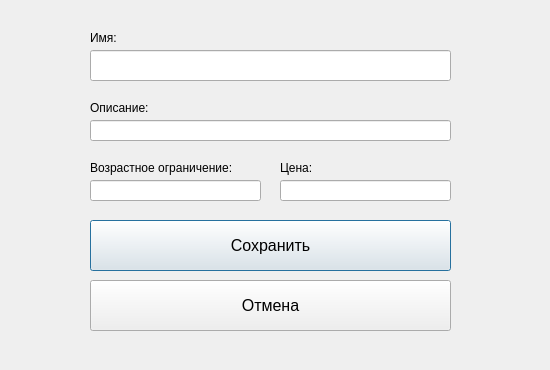
<?xml version="1.0" encoding="UTF-8"?>
<ui version="4.0">
 <class>CreateGameDialog</class>
 <widget class="QDialog" name="CreateGameDialog">
  <property name="geometry">
   <rect>
    <x>0</x>
    <y>0</y>
    <width>550</width>
    <height>370</height>
   </rect>
  </property>
  <property name="windowTitle">
   <string>Создание игры</string>
  </property>
  <widget class="QLabel" name="lbl_Name">
   <property name="geometry">
    <rect>
     <x>90</x>
     <y>30</y>
     <width>55</width>
     <height>16</height>
    </rect>
   </property>
   <property name="text">
    <string>Имя:</string>
   </property>
  </widget>
  <widget class="QLineEdit" name="le_Name">
   <property name="geometry">
    <rect>
     <x>90</x>
     <y>50</y>
     <width>361</width>
     <height>31</height>
    </rect>
   </property>
   <property name="font">
    <font>
     <pointsize>9</pointsize>
    </font>
   </property>
  </widget>
  <widget class="QLabel" name="lbl_Description">
   <property name="geometry">
    <rect>
     <x>90</x>
     <y>100</y>
     <width>181</width>
     <height>16</height>
    </rect>
   </property>
   <property name="text">
    <string>Описание:</string>
   </property>
  </widget>
  <widget class="QLineEdit" name="le_Description">
   <property name="geometry">
    <rect>
     <x>90</x>
     <y>120</y>
     <width>361</width>
     <height>21</height>
    </rect>
   </property>
  </widget>
  <widget class="QLabel" name="lb_Age_Restriction">
   <property name="geometry">
    <rect>
     <x>90</x>
     <y>160</y>
     <width>171</width>
     <height>16</height>
    </rect>
   </property>
   <property name="text">
    <string>Возрастное ограничение:</string>
   </property>
  </widget>
  <widget class="QLineEdit" name="le_Age_Restriction">
   <property name="geometry">
    <rect>
     <x>90</x>
     <y>180</y>
     <width>171</width>
     <height>21</height>
    </rect>
   </property>
  </widget>
  <widget class="QLabel" name="lbl_Price">
   <property name="geometry">
    <rect>
     <x>280</x>
     <y>160</y>
     <width>55</width>
     <height>16</height>
    </rect>
   </property>
   <property name="text">
    <string>Цена:</string>
   </property>
  </widget>
  <widget class="QLineEdit" name="le_Price">
   <property name="geometry">
    <rect>
     <x>280</x>
     <y>180</y>
     <width>171</width>
     <height>21</height>
    </rect>
   </property>
  </widget>
  <widget class="QPushButton" name="btn_Save">
   <property name="geometry">
    <rect>
     <x>90</x>
     <y>220</y>
     <width>361</width>
     <height>51</height>
    </rect>
   </property>
   <property name="font">
    <font>
     <pointsize>12</pointsize>
    </font>
   </property>
   <property name="text">
    <string>Сохранить</string>
   </property>
  </widget>
  <widget class="QPushButton" name="btn_Cancel">
   <property name="geometry">
    <rect>
     <x>90</x>
     <y>280</y>
     <width>361</width>
     <height>51</height>
    </rect>
   </property>
   <property name="font">
    <font>
     <pointsize>12</pointsize>
    </font>
   </property>
   <property name="text">
    <string>Отмена</string>
   </property>
  </widget>
 </widget>
 <resources/>
 <connections/>
</ui>
